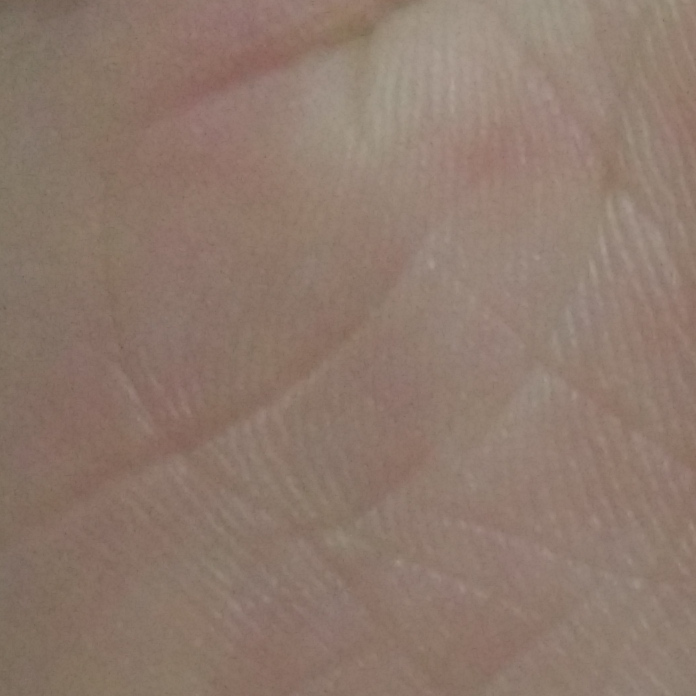
//> input picture recognize/sandbox/edgeDetect/canny/canny/input.jpg, 696 x 696 px
$ ./canny   (built with g++ and OpenCV 4)
//> lines starting //> are read from the running program, lines starting //| are printed output that depends on the picture
#include<opencv2/opencv.hpp>
//#include<opencv2/highgui/highgui.h>

using namespace std;
using namespace cv;
char name[30];

//边缘检测
int main()
{
    Mat img = imread("input.jpg");
//> img is the input picture: 696 rows x 696 cols, CV_8UC3; mean B, G, R 108.6, 121.1, 142.3
    imshow("原始图", img);
    Mat DstPic, edge, grayImage;

    //创建与src同类型和同大小的矩阵
    DstPic.create(img.size(), img.type());

    //将原始图转化为灰度图
    cvtColor(img, grayImage, COLOR_BGR2GRAY);
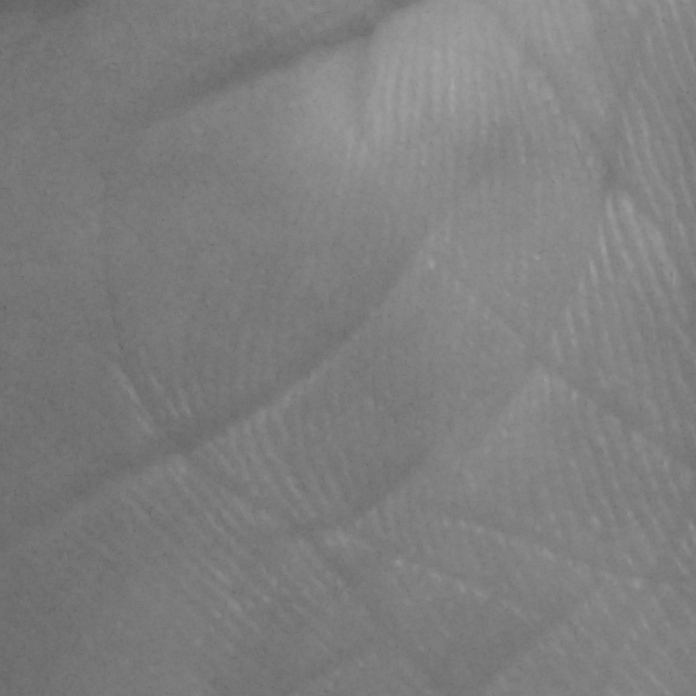
//> grayImage: 696 rows x 696 cols, CV_8UC1; min 94, max 166, mean 126

	for(int i=1;i<=25;i+=2){
    //先使用3*3内核来降噪
    blur(grayImage, edge, Size(i, i));
    //运行canny算子
    Canny(edge, edge, 6, 18, 3);
	sprintf(name,"blur_%d_%d_canny_%d_%d_%d.jpg",i,i,3,9,3);
	imwrite(name,edge);
	}
//> this loop made 13 passes
//> pass 1, `Canny(edge, edge, 6, 18, 3);`:
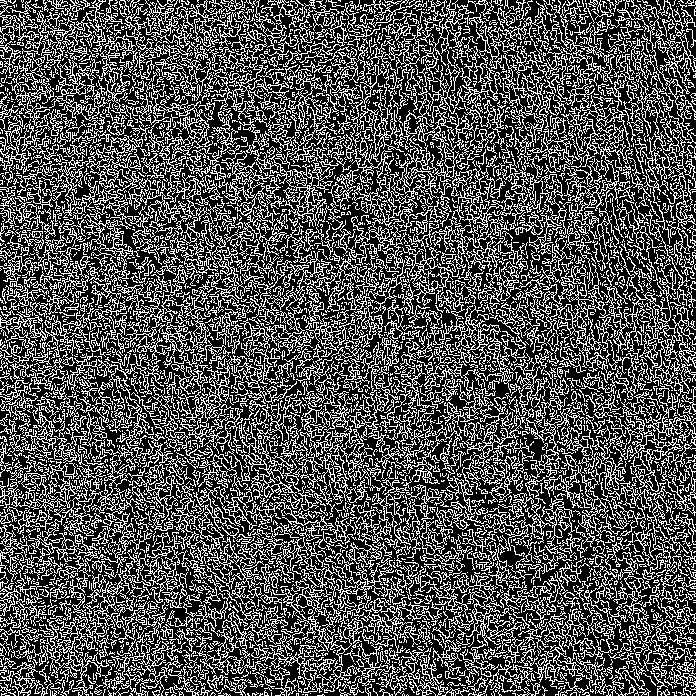
//> edge: 696 rows x 696 cols, CV_8UC1; 32.1% white in thin lines or dots
//> pass 2, `Canny(edge, edge, 6, 18, 3);`:
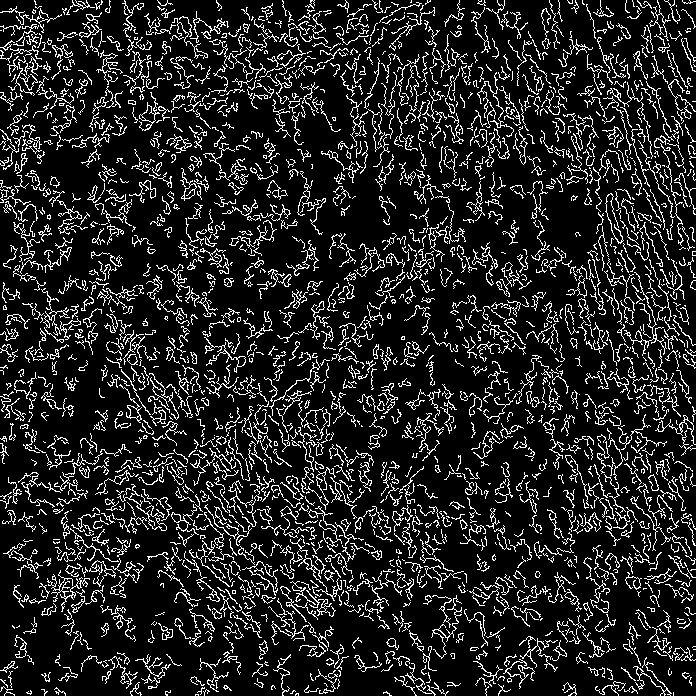
//> edge: 696 rows x 696 cols, CV_8UC1; 13.9% white in thin lines or dots
//> after the loop: edge: 696 rows x 696 cols, CV_8UC1; every value is 0


}
